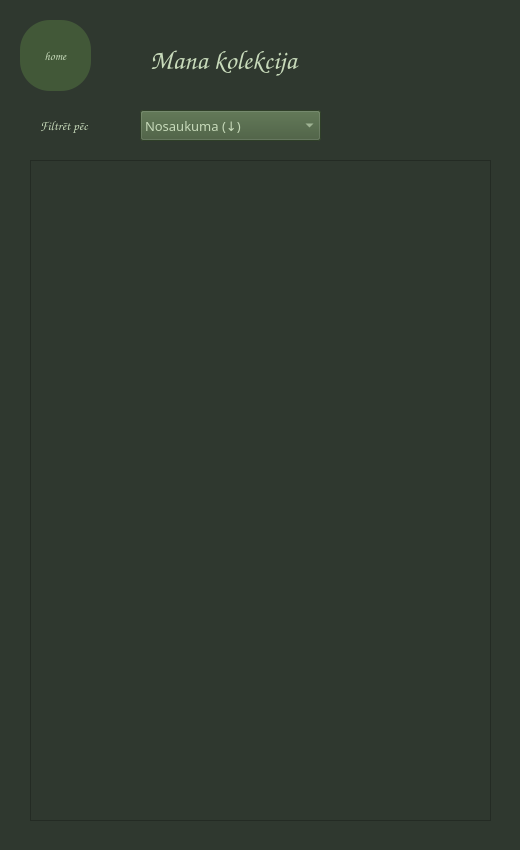
<?xml version="1.0" encoding="UTF-8"?>
<ui version="4.0">
 <class>collection</class>
 <widget class="QDialog" name="collection">
  <property name="geometry">
   <rect>
    <x>0</x>
    <y>0</y>
    <width>520</width>
    <height>850</height>
   </rect>
  </property>
  <property name="sizePolicy">
   <sizepolicy hsizetype="Preferred" vsizetype="Preferred">
    <horstretch>0</horstretch>
    <verstretch>0</verstretch>
   </sizepolicy>
  </property>
  <property name="minimumSize">
   <size>
    <width>520</width>
    <height>850</height>
   </size>
  </property>
  <property name="maximumSize">
   <size>
    <width>520</width>
    <height>850</height>
   </size>
  </property>
  <property name="font">
   <font>
    <family>Comic Sans MS</family>
   </font>
  </property>
  <property name="mouseTracking">
   <bool>false</bool>
  </property>
  <property name="windowTitle">
   <string>Mana kolekcija</string>
  </property>
  <property name="styleSheet">
   <string notr="true">background-color: rgb(47, 56, 47);</string>
  </property>
  <widget class="QPushButton" name="backbutton">
   <property name="geometry">
    <rect>
     <x>20</x>
     <y>20</y>
     <width>71</width>
     <height>71</height>
    </rect>
   </property>
   <property name="styleSheet">
    <string notr="true">border-radius: 30px;
background-color: rgb(66, 88, 56);
color: rgb(199, 218, 186);</string>
   </property>
   <property name="text">
    <string>home</string>
   </property>
  </widget>
  <widget class="QLabel" name="collectiontitle">
   <property name="geometry">
    <rect>
     <x>150</x>
     <y>40</y>
     <width>241</width>
     <height>41</height>
    </rect>
   </property>
   <property name="minimumSize">
    <size>
     <width>241</width>
     <height>41</height>
    </size>
   </property>
   <property name="maximumSize">
    <size>
     <width>241</width>
     <height>41</height>
    </size>
   </property>
   <property name="palette">
    <palette>
     <active>
      <colorrole role="WindowText">
       <brush brushstyle="SolidPattern">
        <color alpha="255">
         <red>199</red>
         <green>218</green>
         <blue>186</blue>
        </color>
       </brush>
      </colorrole>
      <colorrole role="Button">
       <brush brushstyle="SolidPattern">
        <color alpha="255">
         <red>47</red>
         <green>56</green>
         <blue>47</blue>
        </color>
       </brush>
      </colorrole>
      <colorrole role="Text">
       <brush brushstyle="SolidPattern">
        <color alpha="255">
         <red>199</red>
         <green>218</green>
         <blue>186</blue>
        </color>
       </brush>
      </colorrole>
      <colorrole role="Base">
       <brush brushstyle="SolidPattern">
        <color alpha="255">
         <red>47</red>
         <green>56</green>
         <blue>47</blue>
        </color>
       </brush>
      </colorrole>
      <colorrole role="Window">
       <brush brushstyle="SolidPattern">
        <color alpha="255">
         <red>47</red>
         <green>56</green>
         <blue>47</blue>
        </color>
       </brush>
      </colorrole>
     </active>
     <inactive>
      <colorrole role="WindowText">
       <brush brushstyle="SolidPattern">
        <color alpha="255">
         <red>199</red>
         <green>218</green>
         <blue>186</blue>
        </color>
       </brush>
      </colorrole>
      <colorrole role="Button">
       <brush brushstyle="SolidPattern">
        <color alpha="255">
         <red>47</red>
         <green>56</green>
         <blue>47</blue>
        </color>
       </brush>
      </colorrole>
      <colorrole role="Text">
       <brush brushstyle="SolidPattern">
        <color alpha="255">
         <red>199</red>
         <green>218</green>
         <blue>186</blue>
        </color>
       </brush>
      </colorrole>
      <colorrole role="Base">
       <brush brushstyle="SolidPattern">
        <color alpha="255">
         <red>47</red>
         <green>56</green>
         <blue>47</blue>
        </color>
       </brush>
      </colorrole>
      <colorrole role="Window">
       <brush brushstyle="SolidPattern">
        <color alpha="255">
         <red>47</red>
         <green>56</green>
         <blue>47</blue>
        </color>
       </brush>
      </colorrole>
     </inactive>
     <disabled>
      <colorrole role="WindowText">
       <brush brushstyle="SolidPattern">
        <color alpha="255">
         <red>120</red>
         <green>120</green>
         <blue>120</blue>
        </color>
       </brush>
      </colorrole>
      <colorrole role="Button">
       <brush brushstyle="SolidPattern">
        <color alpha="255">
         <red>47</red>
         <green>56</green>
         <blue>47</blue>
        </color>
       </brush>
      </colorrole>
      <colorrole role="Text">
       <brush brushstyle="SolidPattern">
        <color alpha="255">
         <red>120</red>
         <green>120</green>
         <blue>120</blue>
        </color>
       </brush>
      </colorrole>
      <colorrole role="Base">
       <brush brushstyle="SolidPattern">
        <color alpha="255">
         <red>47</red>
         <green>56</green>
         <blue>47</blue>
        </color>
       </brush>
      </colorrole>
      <colorrole role="Window">
       <brush brushstyle="SolidPattern">
        <color alpha="255">
         <red>47</red>
         <green>56</green>
         <blue>47</blue>
        </color>
       </brush>
      </colorrole>
     </disabled>
    </palette>
   </property>
   <property name="font">
    <font>
     <family>Comic Sans MS</family>
     <pointsize>20</pointsize>
     <weight>75</weight>
     <bold>true</bold>
    </font>
   </property>
   <property name="autoFillBackground">
    <bool>false</bool>
   </property>
   <property name="locale">
    <locale language="Latvian" country="Latvia"/>
   </property>
   <property name="text">
    <string>Mana kolekcija</string>
   </property>
   <property name="wordWrap">
    <bool>false</bool>
   </property>
   <property name="margin">
    <number>0</number>
   </property>
  </widget>
  <widget class="QTableView" name="tableView">
   <property name="geometry">
    <rect>
     <x>30</x>
     <y>160</y>
     <width>461</width>
     <height>661</height>
    </rect>
   </property>
  </widget>
  <widget class="QComboBox" name="filter">
   <property name="geometry">
    <rect>
     <x>140</x>
     <y>110</y>
     <width>181</width>
     <height>31</height>
    </rect>
   </property>
   <property name="palette">
    <palette>
     <active>
      <colorrole role="WindowText">
       <brush brushstyle="SolidPattern">
        <color alpha="255">
         <red>199</red>
         <green>218</green>
         <blue>186</blue>
        </color>
       </brush>
      </colorrole>
      <colorrole role="Button">
       <brush brushstyle="SolidPattern">
        <color alpha="255">
         <red>66</red>
         <green>88</green>
         <blue>56</blue>
        </color>
       </brush>
      </colorrole>
      <colorrole role="Text">
       <brush brushstyle="SolidPattern">
        <color alpha="255">
         <red>199</red>
         <green>218</green>
         <blue>186</blue>
        </color>
       </brush>
      </colorrole>
      <colorrole role="ButtonText">
       <brush brushstyle="SolidPattern">
        <color alpha="255">
         <red>199</red>
         <green>218</green>
         <blue>186</blue>
        </color>
       </brush>
      </colorrole>
      <colorrole role="Base">
       <brush brushstyle="SolidPattern">
        <color alpha="255">
         <red>66</red>
         <green>88</green>
         <blue>56</blue>
        </color>
       </brush>
      </colorrole>
      <colorrole role="Window">
       <brush brushstyle="SolidPattern">
        <color alpha="255">
         <red>66</red>
         <green>88</green>
         <blue>56</blue>
        </color>
       </brush>
      </colorrole>
      <colorrole role="Highlight">
       <brush brushstyle="SolidPattern">
        <color alpha="255">
         <red>91</red>
         <green>188</green>
         <blue>17</blue>
        </color>
       </brush>
      </colorrole>
      <colorrole role="Link">
       <brush brushstyle="SolidPattern">
        <color alpha="255">
         <red>191</red>
         <green>226</green>
         <blue>16</blue>
        </color>
       </brush>
      </colorrole>
      <colorrole role="LinkVisited">
       <brush brushstyle="SolidPattern">
        <color alpha="255">
         <red>145</red>
         <green>218</green>
         <blue>0</blue>
        </color>
       </brush>
      </colorrole>
     </active>
     <inactive>
      <colorrole role="WindowText">
       <brush brushstyle="SolidPattern">
        <color alpha="255">
         <red>199</red>
         <green>218</green>
         <blue>186</blue>
        </color>
       </brush>
      </colorrole>
      <colorrole role="Button">
       <brush brushstyle="SolidPattern">
        <color alpha="255">
         <red>66</red>
         <green>88</green>
         <blue>56</blue>
        </color>
       </brush>
      </colorrole>
      <colorrole role="Text">
       <brush brushstyle="SolidPattern">
        <color alpha="255">
         <red>199</red>
         <green>218</green>
         <blue>186</blue>
        </color>
       </brush>
      </colorrole>
      <colorrole role="ButtonText">
       <brush brushstyle="SolidPattern">
        <color alpha="255">
         <red>199</red>
         <green>218</green>
         <blue>186</blue>
        </color>
       </brush>
      </colorrole>
      <colorrole role="Base">
       <brush brushstyle="SolidPattern">
        <color alpha="255">
         <red>66</red>
         <green>88</green>
         <blue>56</blue>
        </color>
       </brush>
      </colorrole>
      <colorrole role="Window">
       <brush brushstyle="SolidPattern">
        <color alpha="255">
         <red>66</red>
         <green>88</green>
         <blue>56</blue>
        </color>
       </brush>
      </colorrole>
      <colorrole role="Highlight">
       <brush brushstyle="SolidPattern">
        <color alpha="255">
         <red>91</red>
         <green>188</green>
         <blue>17</blue>
        </color>
       </brush>
      </colorrole>
      <colorrole role="Link">
       <brush brushstyle="SolidPattern">
        <color alpha="255">
         <red>191</red>
         <green>226</green>
         <blue>16</blue>
        </color>
       </brush>
      </colorrole>
      <colorrole role="LinkVisited">
       <brush brushstyle="SolidPattern">
        <color alpha="255">
         <red>145</red>
         <green>218</green>
         <blue>0</blue>
        </color>
       </brush>
      </colorrole>
     </inactive>
     <disabled>
      <colorrole role="WindowText">
       <brush brushstyle="SolidPattern">
        <color alpha="255">
         <red>199</red>
         <green>218</green>
         <blue>186</blue>
        </color>
       </brush>
      </colorrole>
      <colorrole role="Button">
       <brush brushstyle="SolidPattern">
        <color alpha="255">
         <red>66</red>
         <green>88</green>
         <blue>56</blue>
        </color>
       </brush>
      </colorrole>
      <colorrole role="Text">
       <brush brushstyle="SolidPattern">
        <color alpha="255">
         <red>199</red>
         <green>218</green>
         <blue>186</blue>
        </color>
       </brush>
      </colorrole>
      <colorrole role="ButtonText">
       <brush brushstyle="SolidPattern">
        <color alpha="255">
         <red>199</red>
         <green>218</green>
         <blue>186</blue>
        </color>
       </brush>
      </colorrole>
      <colorrole role="Base">
       <brush brushstyle="SolidPattern">
        <color alpha="255">
         <red>66</red>
         <green>88</green>
         <blue>56</blue>
        </color>
       </brush>
      </colorrole>
      <colorrole role="Window">
       <brush brushstyle="SolidPattern">
        <color alpha="255">
         <red>66</red>
         <green>88</green>
         <blue>56</blue>
        </color>
       </brush>
      </colorrole>
      <colorrole role="Highlight">
       <brush brushstyle="SolidPattern">
        <color alpha="255">
         <red>0</red>
         <green>120</green>
         <blue>215</blue>
        </color>
       </brush>
      </colorrole>
      <colorrole role="Link">
       <brush brushstyle="SolidPattern">
        <color alpha="255">
         <red>191</red>
         <green>226</green>
         <blue>16</blue>
        </color>
       </brush>
      </colorrole>
      <colorrole role="LinkVisited">
       <brush brushstyle="SolidPattern">
        <color alpha="255">
         <red>145</red>
         <green>218</green>
         <blue>0</blue>
        </color>
       </brush>
      </colorrole>
     </disabled>
    </palette>
   </property>
   <property name="font">
    <font>
     <family>OCR A Extended</family>
     <pointsize>10</pointsize>
    </font>
   </property>
   <property name="styleSheet">
    <string notr="true">color: rgb(199, 218, 186);
background-color: rgb(66, 88, 56);</string>
   </property>
   <item>
    <property name="text">
     <string>Nosaukuma (↓)</string>
    </property>
   </item>
   <item>
    <property name="text">
     <string>Nosaukuma (↑)</string>
    </property>
   </item>
   <item>
    <property name="text">
     <string>Datuma (↓)</string>
    </property>
   </item>
   <item>
    <property name="text">
     <string>Datuma (↑)</string>
    </property>
   </item>
   <item>
    <property name="text">
     <string>Skaita (↓)</string>
    </property>
   </item>
   <item>
    <property name="text">
     <string>Skaita (↑)</string>
    </property>
   </item>
  </widget>
  <widget class="QLabel" name="collectiontitle_2">
   <property name="geometry">
    <rect>
     <x>40</x>
     <y>110</y>
     <width>101</width>
     <height>31</height>
    </rect>
   </property>
   <property name="minimumSize">
    <size>
     <width>1</width>
     <height>1</height>
    </size>
   </property>
   <property name="maximumSize">
    <size>
     <width>241</width>
     <height>41</height>
    </size>
   </property>
   <property name="palette">
    <palette>
     <active>
      <colorrole role="WindowText">
       <brush brushstyle="SolidPattern">
        <color alpha="255">
         <red>199</red>
         <green>218</green>
         <blue>186</blue>
        </color>
       </brush>
      </colorrole>
      <colorrole role="Button">
       <brush brushstyle="SolidPattern">
        <color alpha="255">
         <red>47</red>
         <green>56</green>
         <blue>47</blue>
        </color>
       </brush>
      </colorrole>
      <colorrole role="Text">
       <brush brushstyle="SolidPattern">
        <color alpha="255">
         <red>199</red>
         <green>218</green>
         <blue>186</blue>
        </color>
       </brush>
      </colorrole>
      <colorrole role="Base">
       <brush brushstyle="SolidPattern">
        <color alpha="255">
         <red>47</red>
         <green>56</green>
         <blue>47</blue>
        </color>
       </brush>
      </colorrole>
      <colorrole role="Window">
       <brush brushstyle="SolidPattern">
        <color alpha="255">
         <red>47</red>
         <green>56</green>
         <blue>47</blue>
        </color>
       </brush>
      </colorrole>
     </active>
     <inactive>
      <colorrole role="WindowText">
       <brush brushstyle="SolidPattern">
        <color alpha="255">
         <red>199</red>
         <green>218</green>
         <blue>186</blue>
        </color>
       </brush>
      </colorrole>
      <colorrole role="Button">
       <brush brushstyle="SolidPattern">
        <color alpha="255">
         <red>47</red>
         <green>56</green>
         <blue>47</blue>
        </color>
       </brush>
      </colorrole>
      <colorrole role="Text">
       <brush brushstyle="SolidPattern">
        <color alpha="255">
         <red>199</red>
         <green>218</green>
         <blue>186</blue>
        </color>
       </brush>
      </colorrole>
      <colorrole role="Base">
       <brush brushstyle="SolidPattern">
        <color alpha="255">
         <red>47</red>
         <green>56</green>
         <blue>47</blue>
        </color>
       </brush>
      </colorrole>
      <colorrole role="Window">
       <brush brushstyle="SolidPattern">
        <color alpha="255">
         <red>47</red>
         <green>56</green>
         <blue>47</blue>
        </color>
       </brush>
      </colorrole>
     </inactive>
     <disabled>
      <colorrole role="WindowText">
       <brush brushstyle="SolidPattern">
        <color alpha="255">
         <red>120</red>
         <green>120</green>
         <blue>120</blue>
        </color>
       </brush>
      </colorrole>
      <colorrole role="Button">
       <brush brushstyle="SolidPattern">
        <color alpha="255">
         <red>47</red>
         <green>56</green>
         <blue>47</blue>
        </color>
       </brush>
      </colorrole>
      <colorrole role="Text">
       <brush brushstyle="SolidPattern">
        <color alpha="255">
         <red>120</red>
         <green>120</green>
         <blue>120</blue>
        </color>
       </brush>
      </colorrole>
      <colorrole role="Base">
       <brush brushstyle="SolidPattern">
        <color alpha="255">
         <red>47</red>
         <green>56</green>
         <blue>47</blue>
        </color>
       </brush>
      </colorrole>
      <colorrole role="Window">
       <brush brushstyle="SolidPattern">
        <color alpha="255">
         <red>47</red>
         <green>56</green>
         <blue>47</blue>
        </color>
       </brush>
      </colorrole>
     </disabled>
    </palette>
   </property>
   <property name="font">
    <font>
     <family>Comic Sans MS</family>
     <pointsize>10</pointsize>
     <weight>50</weight>
     <bold>false</bold>
    </font>
   </property>
   <property name="autoFillBackground">
    <bool>false</bool>
   </property>
   <property name="locale">
    <locale language="Latvian" country="Latvia"/>
   </property>
   <property name="text">
    <string>Filtrēt pēc </string>
   </property>
   <property name="wordWrap">
    <bool>false</bool>
   </property>
   <property name="margin">
    <number>0</number>
   </property>
  </widget>
  <zorder>backbutton</zorder>
  <zorder>collectiontitle</zorder>
  <zorder>tableView</zorder>
  <zorder>collectiontitle_2</zorder>
  <zorder>filter</zorder>
 </widget>
 <resources/>
 <connections/>
</ui>
